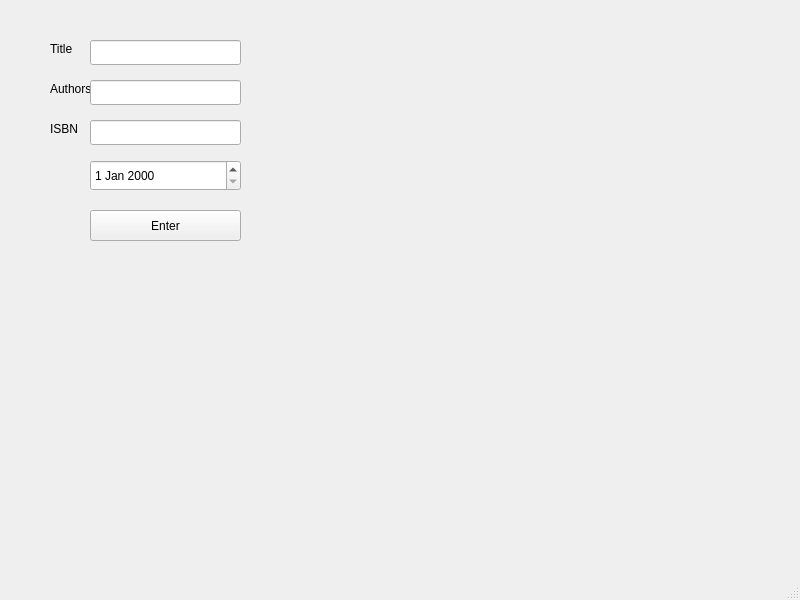
<?xml version="1.0" encoding="UTF-8"?>
<ui version="4.0">
 <class>MainWindow</class>
 <widget class="QMainWindow" name="MainWindow">
  <property name="geometry">
   <rect>
    <x>0</x>
    <y>0</y>
    <width>800</width>
    <height>600</height>
   </rect>
  </property>
  <property name="windowTitle">
   <string>MainWindow</string>
  </property>
  <widget class="QWidget" name="centralwidget">
   <widget class="QLabel" name="label">
    <property name="geometry">
     <rect>
      <x>50</x>
      <y>40</y>
      <width>54</width>
      <height>17</height>
     </rect>
    </property>
    <property name="text">
     <string>Title</string>
    </property>
   </widget>
   <widget class="QLineEdit" name="lineEdit">
    <property name="geometry">
     <rect>
      <x>90</x>
      <y>40</y>
      <width>151</width>
      <height>25</height>
     </rect>
    </property>
   </widget>
   <widget class="QLabel" name="label_2">
    <property name="geometry">
     <rect>
      <x>50</x>
      <y>80</y>
      <width>54</width>
      <height>17</height>
     </rect>
    </property>
    <property name="text">
     <string>Authors</string>
    </property>
   </widget>
   <widget class="QLineEdit" name="lineEdit_2">
    <property name="geometry">
     <rect>
      <x>90</x>
      <y>80</y>
      <width>151</width>
      <height>25</height>
     </rect>
    </property>
   </widget>
   <widget class="QLabel" name="label_3">
    <property name="geometry">
     <rect>
      <x>50</x>
      <y>120</y>
      <width>54</width>
      <height>17</height>
     </rect>
    </property>
    <property name="text">
     <string>ISBN</string>
    </property>
   </widget>
   <widget class="QLineEdit" name="lineEdit_3">
    <property name="geometry">
     <rect>
      <x>90</x>
      <y>120</y>
      <width>151</width>
      <height>25</height>
     </rect>
    </property>
   </widget>
   <widget class="QDateEdit" name="dateEdit">
    <property name="geometry">
     <rect>
      <x>90</x>
      <y>160</y>
      <width>151</width>
      <height>31</height>
     </rect>
    </property>
   </widget>
   <widget class="QPushButton" name="pushButton">
    <property name="geometry">
     <rect>
      <x>90</x>
      <y>210</y>
      <width>151</width>
      <height>31</height>
     </rect>
    </property>
    <property name="text">
     <string>Enter</string>
    </property>
   </widget>
  </widget>
  <widget class="QMenuBar" name="menubar">
   <property name="geometry">
    <rect>
     <x>0</x>
     <y>0</y>
     <width>800</width>
     <height>22</height>
    </rect>
   </property>
  </widget>
  <widget class="QStatusBar" name="statusbar"/>
 </widget>
 <resources/>
 <connections/>
</ui>
